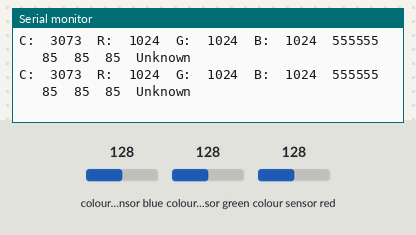
A sketch run on a simulated Arduino Uno, built with avr-gcc and run on an emulated ATmega328P. Shown: the last lines printed to the serial monitor. The inputs (shaded band) are chosen by the test bench; at power-on: colour sensor blue 128, colour sensor green 128, colour sensor red 128.

Above: at 1.2 s.
1.3 s: colour sensor blue set to 5
At 1.46 s:
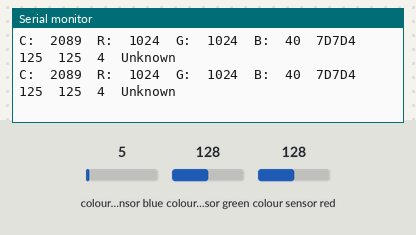
3.2 s: colour sensor green set to 5
At 3.25 s:
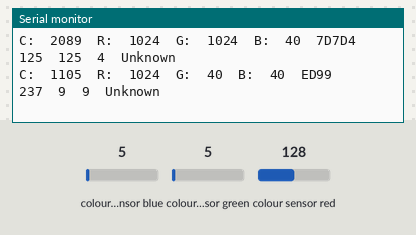
5.1 s: colour sensor red set to 5
At 5.15 s:
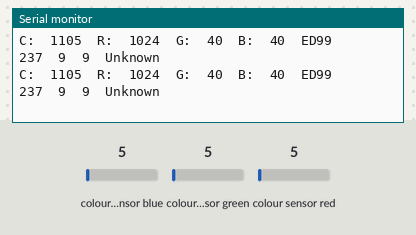
8.1 s: colour sensor blue set to 64
At 8.17 s:
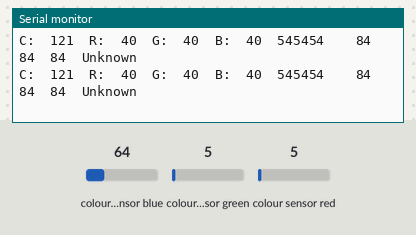
11.1 s: colour sensor green set to 64
At 11.3 s:
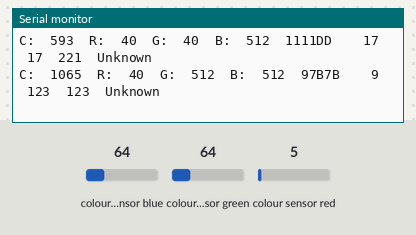
13.1 s: colour sensor red set to 128
At 13.21 s:
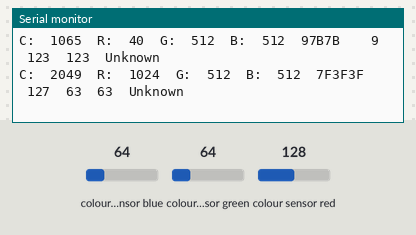

Measured:
- after the input at 1.3 s, the serial monitor: prints a new line at once (image 1)
- after the input at 3.2 s, the serial monitor: prints a new line after 0.05 s (image 2)
- after the input at 11.1 s, the serial monitor: prints a new line after 0.09 s (image 5)
- after the input at 13.1 s, the serial monitor: prints a new line after 0.11 s (image 6)

The sketch:

Color_Sensor.ino
```cpp
#include <Wire.h>
#include "Adafruit_TCS34725.h"

//For testing color sensor values

Adafruit_TCS34725 tcs = Adafruit_TCS34725(TCS34725_INTEGRATIONTIME_50MS, TCS34725_GAIN_4X);

void setup() {
  Serial.begin(9600);
  if (tcs.begin()){
    Serial.println("Found sensor");
  } else {
    Serial.println("Error: Did not find sensor");
       while(1);
  }
}

void loop() {
  uint16_t clear, red, green, blue;
  tcs.setInterrupt(false); // Turn on LED
  delay(60);
  tcs.getRawData(&red, &green, &blue, &clear);

  tcs.setInterrupt(true); // Turn off LED

  Serial.print("C:\t"); Serial.print(clear);
  Serial.print("\tR:\t"); Serial.print(red);
  Serial.print("\tG:\t"); Serial.print(green);
  Serial.print("\tB:\t"); Serial.print(blue);

  uint32_t sum = clear;
  float r, g, b;

  r = red; r /= sum;
  g = green; g /= sum;
  b = blue; b /= sum;
  r *= 256; g *= 256; b *= 256;

  Serial.print("\t");
  Serial.print((int)r, HEX); Serial.print((int)g, HEX); Serial.print((int)b, HEX);

  //Testing version of determining the material detected
  Serial.print("\t");

  String material = getMaterialType((int)r, (int)g, (int)b);
  Serial.print("\t"); Serial.print((String) (int) r);
  Serial.print("\t"); Serial.print((String) (int) g);
  Serial.print("\t"); Serial.print((String)(int) b);
  Serial.print("\t");
  Serial.print(material);
  Serial.println();

}
String getMaterialType(int r, int g, int b){
  String material = "Unknown";
  if (r >= 91 && r <= 94 && g >= 90 && g <= 92 && b >= 65 && b <= 67){
    material = "Air";
  } else if (r >= 91 && r <= 113 && g >= 84 && g <= 92 && b >= 56 && b <= 72){
    material = "Copper";
  } else if (r >= 60 && r <= 86 && g >= 87 && g <= 101 && b >= 70 && b <= 88){
    material = "Steel";
  }

  return material;
}
```
